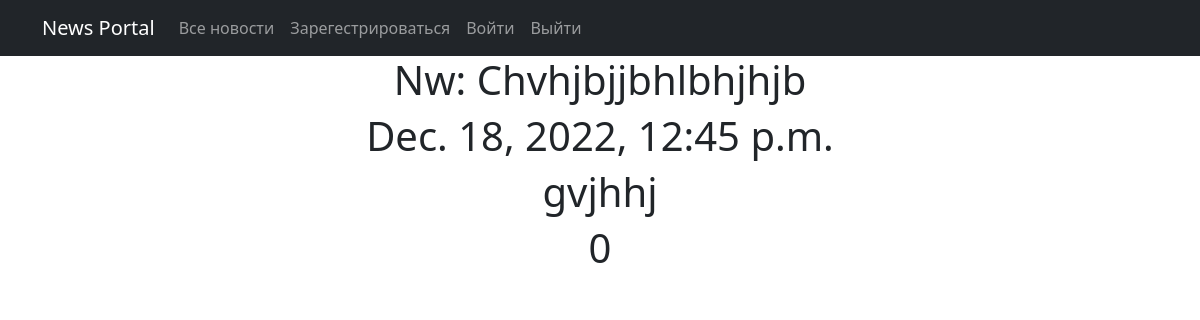
The app's page /news_id/14 with its own data.
### news/models.py (models this page shows, shortened)
class Post(models.Model):
    author = models.ForeignKey(Author, on_delete=models.CASCADE)
    ARTICLE = "AR"
    NEWS = "NW"
    CATEGORY_CHOICES = (
        (ARTICLE, "Статья"),
        (NEWS, "Новость")
    )
    categoryTypes = models.CharField(max_length=2, choices=CATEGORY_CHOICES, default=ARTICLE)
    dateCreation = models.DateTimeField(auto_now_add=True)
    title = models.CharField(max_length=256)
    text = models.TextField()
    rating = models.IntegerField(default=0)
    category = models.ManyToManyField(Category, through='PostCategory')
    def __str__(self):
        return f'{self.categoryTypes.title()}: {self.title[:20]}'

### news/views.py (the view)
# urls.py: path('<int:pk>', PostDetail.as_view(), name='post_detail'),
class PostDetail(DetailView):
    model = Post
    ordering = 'name'
    template_name = 'news_id.html'
    context_object_name = 'post'

### news/templatetags/custom_filters.py (called while the page is built)
@register.filter()
def censor(value):
    if not isinstance(value, str):
        raise TypeError(f"unresolved type '{type(value)}' expected type 'str'")
    for word in value.split():
        if word.lower() in censor_list:
            value = value.replace(word, f"{word[0]}{'*' * (len(word) - 1)}")
    return value

### news/templates/news_id.html (shortened to what this page needs)
{% extends 'flatpages/default.html' %}
{% load custom_filters %}
{% load custom_tags %}
{% block content %}
<h1>{{ post }}</h1>
<h1>{{post.dateCreation}}</h1>
<h1>{{post.text|censor}}</h1>
<h1>{{post.rating}}</h1>
{% endblock content %}

### records on screen
Post: categoryTypes+title "Nw: Chvhjbjjbhlbhjhjb", dateCreation "Dec. 18, 2022, 12:45 p.m.", text|censor "gvjhhj", rating "0"
